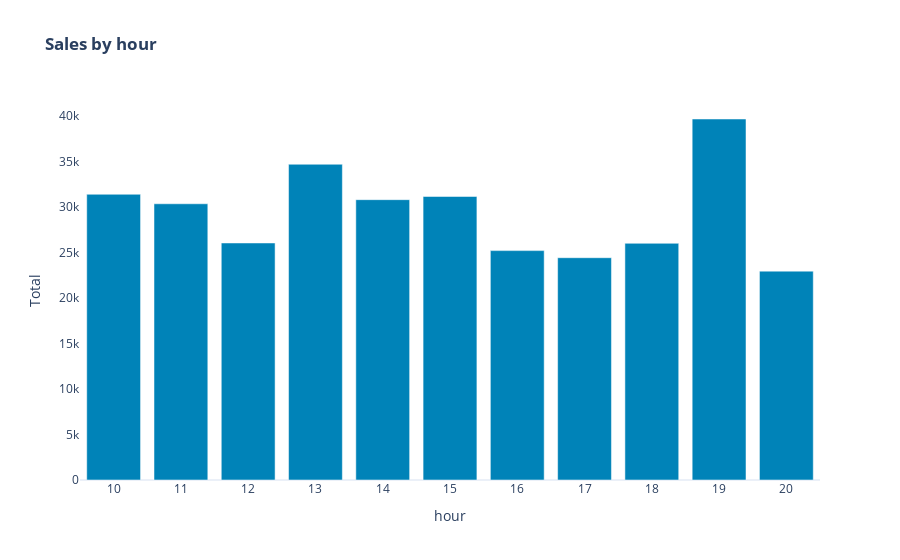

Here is the notebook cell this chart was saved with:
### Code cell
sales_by_hour = df.groupby(by=["hour"]).sum()[["Total"]]
fig_hourly_sales = px.bar(
    sales_by_hour,
    x=sales_by_hour.index,
    y="Total",
    title="<b>Sales by hour</b>",
    color_discrete_sequence=["#0083B8"] * len(sales_by_hour),
    template="plotly_white",
)
fig_hourly_sales.update_layout(
    xaxis=dict(tickmode="linear"),
    plot_bgcolor="rgba(0,0,0,0)",
    yaxis=(dict(showgrid=False)),
)

### Figure 1 — Plotly figure (JSON) as saved in the notebook; plotly's stock layout.template omitted (floating-point values rounded to 4 significant figures)
{"data": [{"alignmentgroup": "True", "hovertemplate": "hour=%{x}<br>Total=%{y}<extra></extra>", "legendgroup": "", "marker": {"color": "#0083B8", "pattern": {"shape": ""}}, "name": "", "offsetgroup": "", "orientation": "v", "showlegend": false, "textposition": "auto", "type": "bar", "x": [10, 11, 12, 13, 14, 15, 16, 17, 18, 19, 20], "xaxis": "x", "y": [31420.0, 30380.0, 26070.0, 34720.0, 30830.0, 31180.0, 25230.0, 24450.0, 26030.0, 39700.0, 22970.0], "yaxis": "y"}], "layout": {"barmode": "relative", "legend": {"tracegroupgap": 0}, "plot_bgcolor": "rgba(0,0,0,0)", "title": {"text": "<b>Sales by hour</b>"}, "xaxis": {"anchor": "y", "domain": [0, 1], "tickmode": "linear", "title": {"text": "hour"}}, "yaxis": {"anchor": "x", "domain": [0, 1], "showgrid": false, "title": {"text": "Total"}}}}
